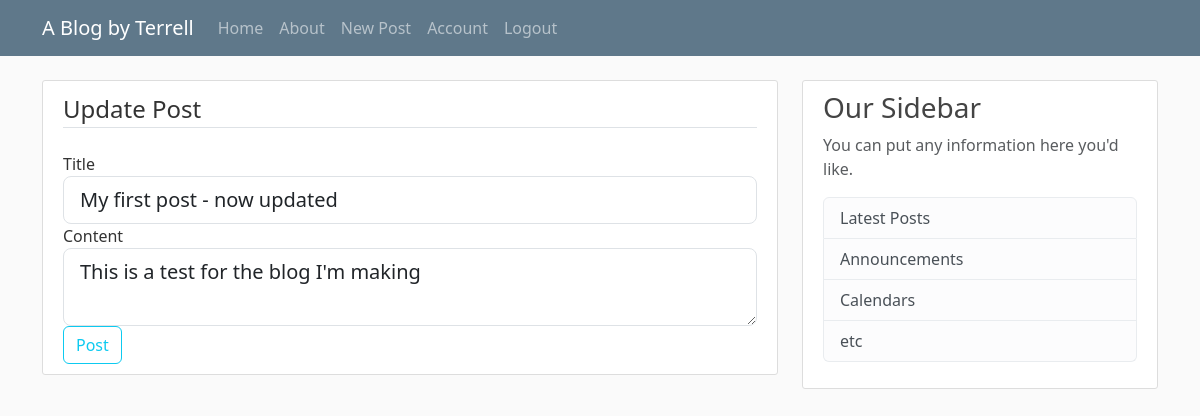
Screenshot of /post/1/update (signed in) with the database file from the repository.
### flaskblog/models.py (models this page shows, shortened)
class Post(db.Model): # We create the Post class
    id = db.Column(db.Integer, primary_key=True)
    title = db.Column(db.String(100), nullable=False)
    date_posted = db.Column(db.DateTime, nullable=False, default=datetime.now(timezone.utc))
    content = db.Column(db.Text, nullable=False)
    user_id = db.Column(db.Integer, db.ForeignKey('user.id'), nullable=False) # This is the ID of the user that authored the post

### flaskblog/routes.py (the view)
@app.route("/post/<int:post_id>/update", methods=['GET', 'POST'])
@login_required
def update_post(post_id):
    post = Post.query.get_or_404(post_id)
    if post.author != current_user: # Only the current user can update their post
        abort(403) # 403 = forbidden route
    form = PostForm()
    if form.validate_on_submit():
        post.title = form.title.data
        post.content = form.content.data
        db.session.commit() # Don't need to add, as post is already in database
        flash("your post has been updated!", 'success')
        return redirect(url_for('post', post_id=post.id))
    elif request.method == 'GET':
        form.title.data = post.title
        form.content.data = post.content
    return render_template('create_post.html', title='Update Post',
                           form=form, legend='Update Post')

### flaskblog/forms.py
class PostForm(FlaskForm):
    title = StringField('Title',
                        validators=[DataRequired()])
    content = TextAreaField('Content',
                            validators=[DataRequired()])
    submit = SubmitField('Post')

### flaskblog/models.py (called while the page is built)
@login_manager.user_loader
def load_user(user_id):
    return User.query.get(int(user_id)) # Grabs user id from db, and returns it as an integer

### flaskblog/templates/create_post.html (shortened to what this page needs)
{% extends "layout.html" %}
{% block content %}
<div class="content-section">
    <form method="POST" action="">
        <fieldset class = "form-group">
            <legend class="border-bottom mb-4">{{ legend }}</legend>
            <div class="form-group">
                {{ form.title.label(class="form-control-label")}}
                {% if form.title.errors %}
                {{ form.title(class="form-control form-control-lg is-invalid")}}
                <div class="invalid-feedback">
                    {% for error in form.title.errors %}
                        <span>{{ error }}</span>
                    {% endfor %}
                </div>
            {% else %}
                {{ form.title(class="form-control form-control-lg")}}
            {% endif %}
            </div>
            <div class="form-group">
                {{ form.content.label(class="form-control-label")}}
                {% if form.content.errors %}
                {{ form.content(class="form-control form-control-lg is-invalid")}}
                <div class="invalid-feedback">
                    {% for error in form.content.errors %}
                        <span>{{ error }}</span>
                    {% endfor %}
                </div>
            {% else %}
                {{ form.content(class="form-control form-control-lg")}}
            {% endif %}
            </div>
            <div class="form-group">
                {{ form.submit(class="btn btn-outline-info" )}}
            </div>
        </fieldset>
    </form>
</div>
{% endblock content %}

### flaskblog/static/main.css (style rules this page uses)
body { background: #fafafa; color: #333333; margin-top: 5rem; }
.content-section { background: #ffffff; padding: 10px 20px; border: 1px solid #dddddd; border-radius: 3px; margin-bottom: 20px; }

### rows the page displays
Post: title "My first post - now updated", content "This is a test for the blog I'm making"

### other values shown
{{ legend }} "Update Post"
